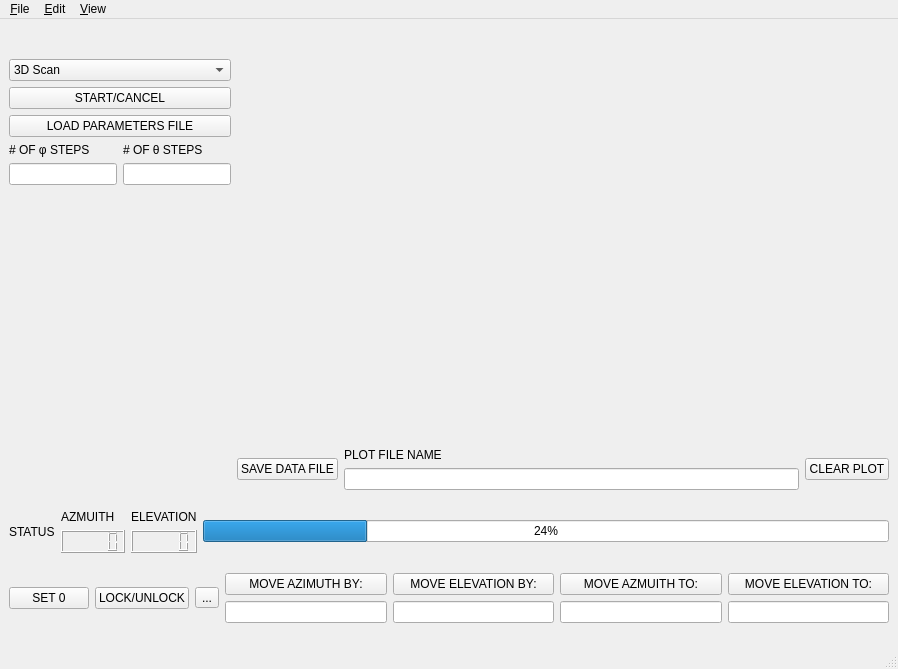
<?xml version="1.0" encoding="UTF-8"?>
<ui version="4.0">
 <class>MainWindow</class>
 <widget class="QMainWindow" name="MainWindow">
  <property name="geometry">
   <rect>
    <x>0</x>
    <y>0</y>
    <width>898</width>
    <height>669</height>
   </rect>
  </property>
  <property name="windowTitle">
   <string>MainWindow</string>
  </property>
  <widget class="QWidget" name="centralwidget">
   <layout class="QFormLayout" name="formLayout">
    <item row="0" column="1">
     <layout class="QVBoxLayout" name="verticalLayout_2">
      <item>
       <widget class="MplWidget" name="matplotlib_widget" native="true">
        <property name="sizePolicy">
         <sizepolicy hsizetype="Preferred" vsizetype="Expanding">
          <horstretch>0</horstretch>
          <verstretch>0</verstretch>
         </sizepolicy>
        </property>
        <property name="minimumSize">
         <size>
          <width>548</width>
          <height>400</height>
         </size>
        </property>
       </widget>
      </item>
      <item>
       <layout class="QHBoxLayout" name="horizontalLayout_2">
        <item>
         <widget class="QPushButton" name="pushButton_7">
          <property name="cursor">
           <cursorShape>PointingHandCursor</cursorShape>
          </property>
          <property name="text">
           <string>SAVE DATA FILE</string>
          </property>
         </widget>
        </item>
        <item>
         <layout class="QVBoxLayout" name="verticalLayout">
          <item>
           <widget class="QLabel" name="label_2">
            <property name="text">
             <string>PLOT FILE NAME</string>
            </property>
           </widget>
          </item>
          <item>
           <widget class="QLineEdit" name="mast_steps_2">
            <property name="text">
             <string/>
            </property>
           </widget>
          </item>
         </layout>
        </item>
        <item>
         <widget class="QPushButton" name="clear_plot_b">
          <property name="cursor">
           <cursorShape>PointingHandCursor</cursorShape>
          </property>
          <property name="text">
           <string>CLEAR PLOT</string>
          </property>
         </widget>
        </item>
       </layout>
      </item>
     </layout>
    </item>
    <item row="1" column="0" colspan="2">
     <layout class="QHBoxLayout" name="horizontalLayout_3">
      <item>
       <widget class="QLabel" name="statusBarLabel">
        <property name="text">
         <string>STATUS</string>
        </property>
       </widget>
      </item>
      <item>
       <layout class="QVBoxLayout" name="verticalLayout_3">
        <item>
         <widget class="QLabel" name="azmuithLocationLabel">
          <property name="text">
           <string>AZMUITH</string>
          </property>
         </widget>
        </item>
        <item>
         <widget class="QLCDNumber" name="azmuithLocation"/>
        </item>
       </layout>
      </item>
      <item>
       <layout class="QVBoxLayout" name="verticalLayout_4">
        <item>
         <widget class="QLabel" name="elevationLocationLabel">
          <property name="text">
           <string>ELEVATION</string>
          </property>
         </widget>
        </item>
        <item>
         <widget class="QLCDNumber" name="elevationLocation"/>
        </item>
       </layout>
      </item>
      <item>
       <widget class="QProgressBar" name="progressBar">
        <property name="value">
         <number>24</number>
        </property>
       </widget>
      </item>
     </layout>
    </item>
    <item row="2" column="0" colspan="2">
     <layout class="QHBoxLayout" name="horizontalLayout">
      <item>
       <widget class="QPushButton" name="set0Button">
        <property name="cursor">
         <cursorShape>PointingHandCursor</cursorShape>
        </property>
        <property name="text">
         <string>SET 0</string>
        </property>
        <property name="default">
         <bool>false</bool>
        </property>
       </widget>
      </item>
      <item>
       <widget class="QPushButton" name="lockUnlockButton">
        <property name="cursor">
         <cursorShape>PointingHandCursor</cursorShape>
        </property>
        <property name="text">
         <string>LOCK/UNLOCK</string>
        </property>
       </widget>
      </item>
      <item>
       <widget class="QToolButton" name="move_with_arrows_button">
        <property name="toolTip">
         <string>&lt;html&gt;&lt;head/&gt;&lt;body&gt;&lt;p&gt;Use keys to move the motors&lt;/p&gt;&lt;/body&gt;&lt;/html&gt;</string>
        </property>
        <property name="text">
         <string>...</string>
        </property>
        <property name="icon">
         <iconset theme="input-keyboard"/>
        </property>
       </widget>
      </item>
      <item>
       <layout class="QVBoxLayout" name="verticalLayout_6">
        <item>
         <widget class="QPushButton" name="moveAzmuithByButton">
          <property name="cursor">
           <cursorShape>PointingHandCursor</cursorShape>
          </property>
          <property name="text">
           <string>MOVE AZIMUTH BY:</string>
          </property>
         </widget>
        </item>
        <item>
         <widget class="QLineEdit" name="moveAzmuithByValue">
          <property name="text">
           <string/>
          </property>
         </widget>
        </item>
       </layout>
      </item>
      <item>
       <layout class="QVBoxLayout" name="verticalLayout_5">
        <item>
         <widget class="QPushButton" name="moveElevationByButton">
          <property name="cursor">
           <cursorShape>PointingHandCursor</cursorShape>
          </property>
          <property name="text">
           <string>MOVE ELEVATION BY:</string>
          </property>
         </widget>
        </item>
        <item>
         <widget class="QLineEdit" name="moveElevationByValue">
          <property name="text">
           <string/>
          </property>
         </widget>
        </item>
       </layout>
      </item>
      <item>
       <layout class="QVBoxLayout" name="verticalLayout_8">
        <item>
         <widget class="QPushButton" name="moveAzmuithToButton">
          <property name="cursor">
           <cursorShape>PointingHandCursor</cursorShape>
          </property>
          <property name="text">
           <string>MOVE AZMUITH TO:</string>
          </property>
         </widget>
        </item>
        <item>
         <widget class="QLineEdit" name="moveAzmuithToValue">
          <property name="text">
           <string/>
          </property>
         </widget>
        </item>
       </layout>
      </item>
      <item>
       <layout class="QVBoxLayout" name="verticalLayout_7">
        <item>
         <widget class="QPushButton" name="moveElevationToButton">
          <property name="cursor">
           <cursorShape>PointingHandCursor</cursorShape>
          </property>
          <property name="text">
           <string>MOVE ELEVATION TO:</string>
          </property>
         </widget>
        </item>
        <item>
         <widget class="QLineEdit" name="moveElevationToValue">
          <property name="text">
           <string/>
          </property>
         </widget>
        </item>
       </layout>
      </item>
     </layout>
    </item>
    <item row="0" column="0">
     <layout class="QVBoxLayout" name="verticalLayout_9">
      <property name="topMargin">
       <number>17</number>
      </property>
      <item>
       <widget class="QComboBox" name="comboBox_2">
        <property name="cursor">
         <cursorShape>PointingHandCursor</cursorShape>
        </property>
        <item>
         <property name="text">
          <string>3D Scan</string>
         </property>
        </item>
        <item>
         <property name="text">
          <string>2D Scan θ</string>
         </property>
        </item>
        <item>
         <property name="text">
          <string>2D Scan φ</string>
         </property>
        </item>
       </widget>
      </item>
      <item>
       <widget class="QPushButton" name="startCancelButton">
        <property name="cursor">
         <cursorShape>PointingHandCursor</cursorShape>
        </property>
        <property name="text">
         <string>START/CANCEL</string>
        </property>
       </widget>
      </item>
      <item>
       <widget class="QPushButton" name="load_parameters_button">
        <property name="cursor">
         <cursorShape>PointingHandCursor</cursorShape>
        </property>
        <property name="text">
         <string>LOAD PARAMETERS FILE</string>
        </property>
       </widget>
      </item>
      <item>
       <layout class="QGridLayout" name="gridLayout_2">
        <item row="1" column="1">
         <widget class="QLineEdit" name="arm_steps">
          <property name="text">
           <string/>
          </property>
         </widget>
        </item>
        <item row="0" column="0">
         <widget class="QLabel" name="mastStepsLabel">
          <property name="sizePolicy">
           <sizepolicy hsizetype="Fixed" vsizetype="Fixed">
            <horstretch>0</horstretch>
            <verstretch>0</verstretch>
           </sizepolicy>
          </property>
          <property name="text">
           <string># OF φ STEPS</string>
          </property>
         </widget>
        </item>
        <item row="1" column="0">
         <widget class="QLineEdit" name="mast_steps">
          <property name="text">
           <string/>
          </property>
         </widget>
        </item>
        <item row="0" column="1">
         <widget class="QLabel" name="armStepsLabel">
          <property name="sizePolicy">
           <sizepolicy hsizetype="Fixed" vsizetype="Fixed">
            <horstretch>0</horstretch>
            <verstretch>0</verstretch>
           </sizepolicy>
          </property>
          <property name="text">
           <string># OF θ STEPS</string>
          </property>
         </widget>
        </item>
       </layout>
      </item>
     </layout>
    </item>
   </layout>
  </widget>
  <widget class="QMenuBar" name="menubar">
   <property name="geometry">
    <rect>
     <x>0</x>
     <y>0</y>
     <width>898</width>
     <height>26</height>
    </rect>
   </property>
   <widget class="QMenu" name="menu_File">
    <property name="title">
     <string>&amp;File</string>
    </property>
    <addaction name="actionOpen_scan"/>
   </widget>
   <widget class="QMenu" name="menu_Edit">
    <property name="title">
     <string>&amp;Edit</string>
    </property>
    <addaction name="actionEdit_parameters"/>
    <addaction name="actionLoad_Parameters"/>
   </widget>
   <widget class="QMenu" name="menu_View">
    <property name="title">
     <string>&amp;View</string>
    </property>
    <addaction name="actionMove_with_Arrow_Keys"/>
   </widget>
   <addaction name="menu_File"/>
   <addaction name="menu_Edit"/>
   <addaction name="menu_View"/>
  </widget>
  <widget class="QStatusBar" name="statusbar"/>
  <action name="actionOpen_scan">
   <property name="text">
    <string>Open Scan</string>
   </property>
  </action>
  <action name="actionEdit_parameters">
   <property name="text">
    <string>Edit Parameters</string>
   </property>
  </action>
  <action name="actionLoad_Parameters">
   <property name="text">
    <string>Load Parameters</string>
   </property>
  </action>
  <action name="actionMove_with_Arrow_Keys">
   <property name="text">
    <string>Move AUT with Arrow Keys</string>
   </property>
  </action>
 </widget>
 <customwidgets>
  <customwidget>
   <class>MplWidget</class>
   <extends>QWidget</extends>
   <header>mplwidget</header>
   <container>1</container>
  </customwidget>
 </customwidgets>
 <resources/>
 <connections/>
</ui>
